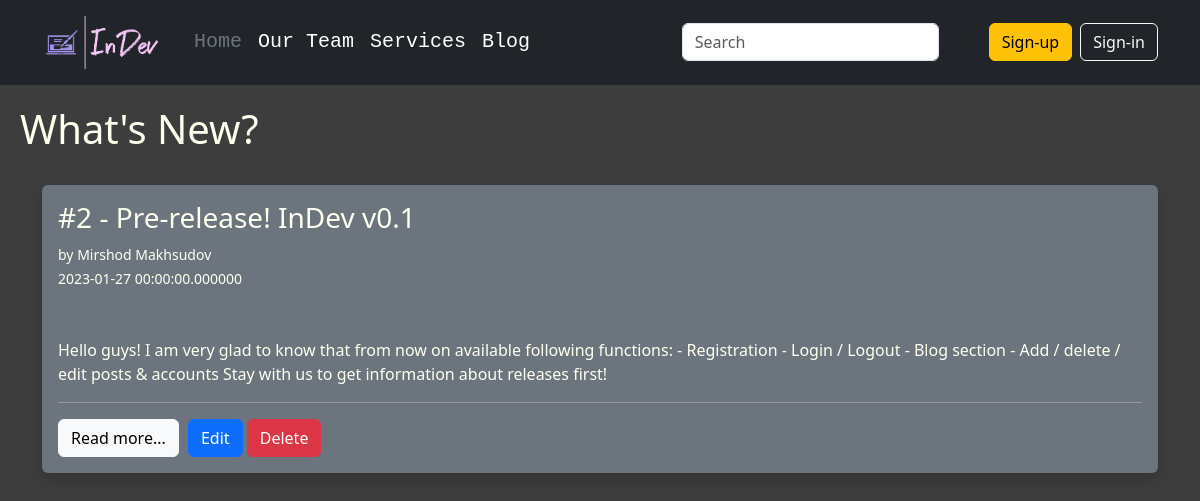
/blog, run on an earlier commit of the app's database.
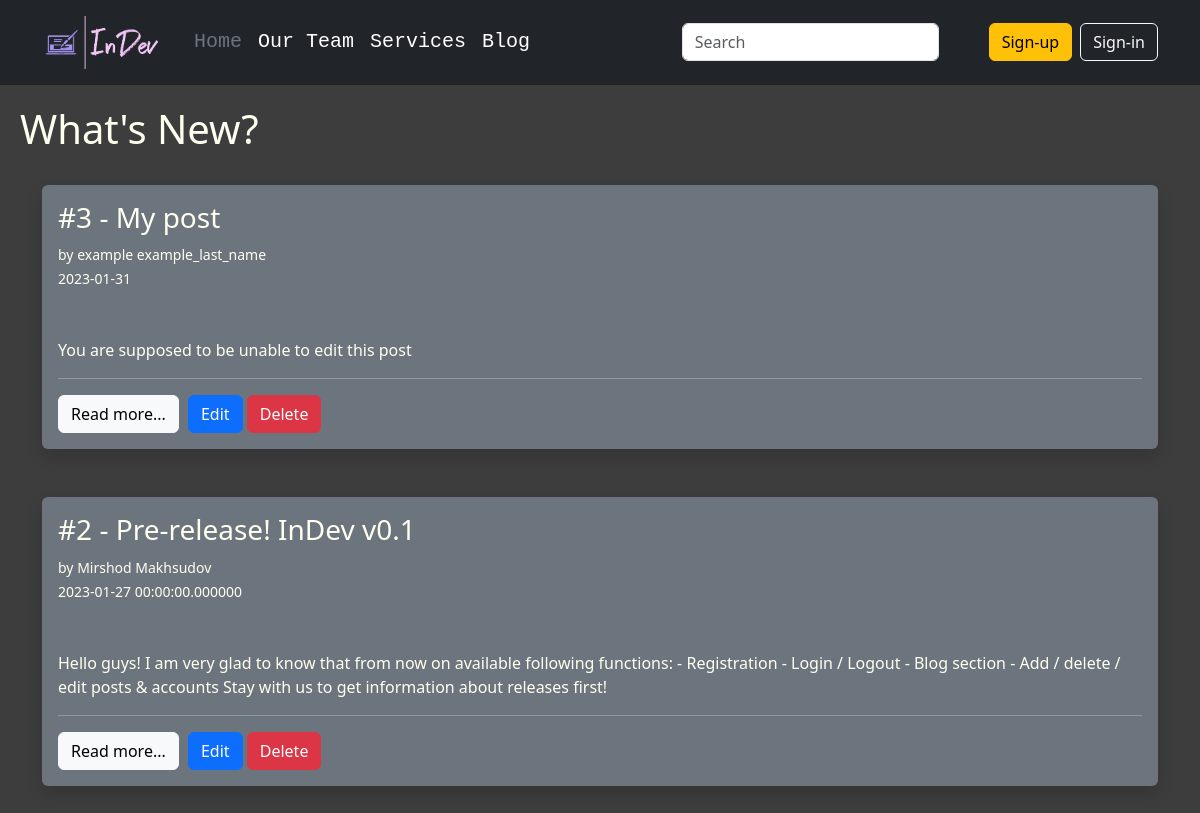
And on a later commit of the database.
### InDev/models.py (models this page shows, shortened)
class Post(db.Model):
    id = db.Column(db.Integer(), primary_key=True)
    title = db.Column(db.String(255), nullable=False)
    slug = db.Column(db.String())
    content = db.Column(db.Text(), nullable=False)
    date_added = db.Column(db.String(20), default=date.today())
    author_id = db.Column(db.Integer, db.ForeignKey('developer.id'))

class Developer(db.Model, UserMixin):
    id = db.Column(db.Integer(), primary_key=True)
    first_name = db.Column(db.String(length=30), nullable=False)
    last_name = db.Column(db.String(length=30))
    username = db.Column(db.String(), nullable=False, unique=True)
    email_address = db.Column(db.String(), unique=True)
    password_hash = db.Column(db.String(), nullable=False)
    budget = db.Column(db.Integer(), nullable=False, default=0)
    date_added = db.Column(db.String(20), default=date.today())
    posts = db.relationship('Post', backref='author')
    @property
    def password(self):
        return self.password

### InDev/routes.py (the view)
@app.route('/blog')
def blog_page():
    posts = Post.query.order_by(Post.date_added)
    return render_template('blog/blog.html', posts=posts)

### InDev/forms.py
class SearchForm(FlaskForm):
    searched = StringField("Searched", validators=[DataRequired()])
    submit = SubmitField("Submit")

### InDev/routes.py (called while the page is built)
@app.context_processor
def base():
    form = SearchForm()
    return dict(form=form)

### InDev/templates/blog/blog.html (shortened to what this page needs)
{% extends 'base.html' %}
{% block content %}
    <h1 style="margin-top: 20px; margin-left: 20px;">What's New?</h1>
    <br>
    <div class="container" style="display: flex;
    justify-content: center;
    flex-wrap: wrap;
    flex-direction: column-reverse;
    align-items: stretch;
    align-content: stretch;">
        {% for post in posts %}
            <div class="post shadow p-3 mb-5 bg-secondary rounded">
                <h3>#{{ post.id }} - {{ post.title }}</h3>
                <small>by {{ post.author.first_name }} {{ post.author.last_name }}</small><br>
                <small>{{ post.date_added }}</small><br>
                <br><br>
                <p>{{ post.content }}</p>
                <hr>
                <a href="{{ url_for('post_page', post_id=post.id) }}" class="btn btn-light" style="margin-right: 5px;">Read more...</a>
                <a href="{{ url_for('edit_post', post_id=post.id) }}" class="btn btn-primary">Edit</a>
                <a href="{{ url_for('delete_post', post_id=post.id) }}" class="btn btn-danger">Delete</a>
            </div>
        {% endfor %}
    </div>
{% endblock %}

### InDev/templates/base.html (shortened to what this page needs)
<!DOCTYPE html>
<html lang="en">
    <head>
        <link rel="stylesheet"
              href="https://cdn.jsdelivr.net/npm/bootstrap@5.3.0-alpha1/dist/css/bootstrap.min.css"
>
    </head>
    <body style="background-color: #3d3d3d; color: #fffff0;">
        <header class="p-3 text-bg-dark">
            <div class="container">
                <div class="d-flex flex-wrap align-items-center justify-content-center justify-content-lg-start">
                    <a href="/" class="d-flex align-items-center mb-2 mb-lg-0 text-white text-decoration-none" id="logo">
                       <img src="{{ url_for('static', filename='InDev logo.png') }}" alt="logo" style="width: 10vw; margin-right: 2vw">
                    </a>
                    <ul class="nav col-6 col-lg-auto me-lg-auto mb-2 justify-content-center mb-md-0">
                        <li><a href="{{ url_for('about') }}" class="nav-link px-2 text-secondary">Home</a></li>
                        <li><a href="{{ url_for('team') }}" class="nav-link px-2 text-white">Our Team</a></li>
                        <li><a href="{{ url_for('coming_soon') }}" class="nav-link px-2 text-white">Services</a></li>
                        <li><a href="{{ url_for('blog_page') }}" class="nav-link px-2 text-white">Blog</a></li>
                    </ul>
                    {% if current_user.is_authenticated %}
                        <div class="text-end">
                            <i class="fa-solid fa-coins" style="color: lawngreen">  {{ current_user.prettier_budget }}  </i>
                            <span
                               class="btn btn-info" style="margin-left: 5px; margin-right: 5px;">Welcome, {{ current_user.username }}</span>
                            <a href="{{ url_for('logout_page') }}"
                               class="btn btn-outline-light me-2">Logout</a>
                        </div>
                    {% else %}
                        <div class="text-end" style="display: flex; flex-direction: row-reverse">
                            <a href="{{ url_for('login_page') }}" class="btn btn-outline-light ">Sign-in</a>
                            <a href="{{ url_for('register_page') }}" class="btn btn-warning me-2">Sign-up</a>
                            <form method="post" action="{{ url_for('search') }}" class="d-flex">
                                <input class="form-control me-2" type="search" placeholder="Search" aria-label="Search"
                                       name="searched">
                                <button class="btn btn-outline secondary" type="submit"><i class="fa fa-search"></i></button>
                            </form>
                        </div>
                    {% endif %}
                </div>
            </div>
        </header>
        {% block content %}{% endblock %}
    </body>
</html>

What changed in the data, as far as the page shows it:
added Post: id "3", title "My post", author.first_name "example", author.last_name "example_last_name", date_added "2023-01-31", content "You are supposed to be unable to edit this post"
